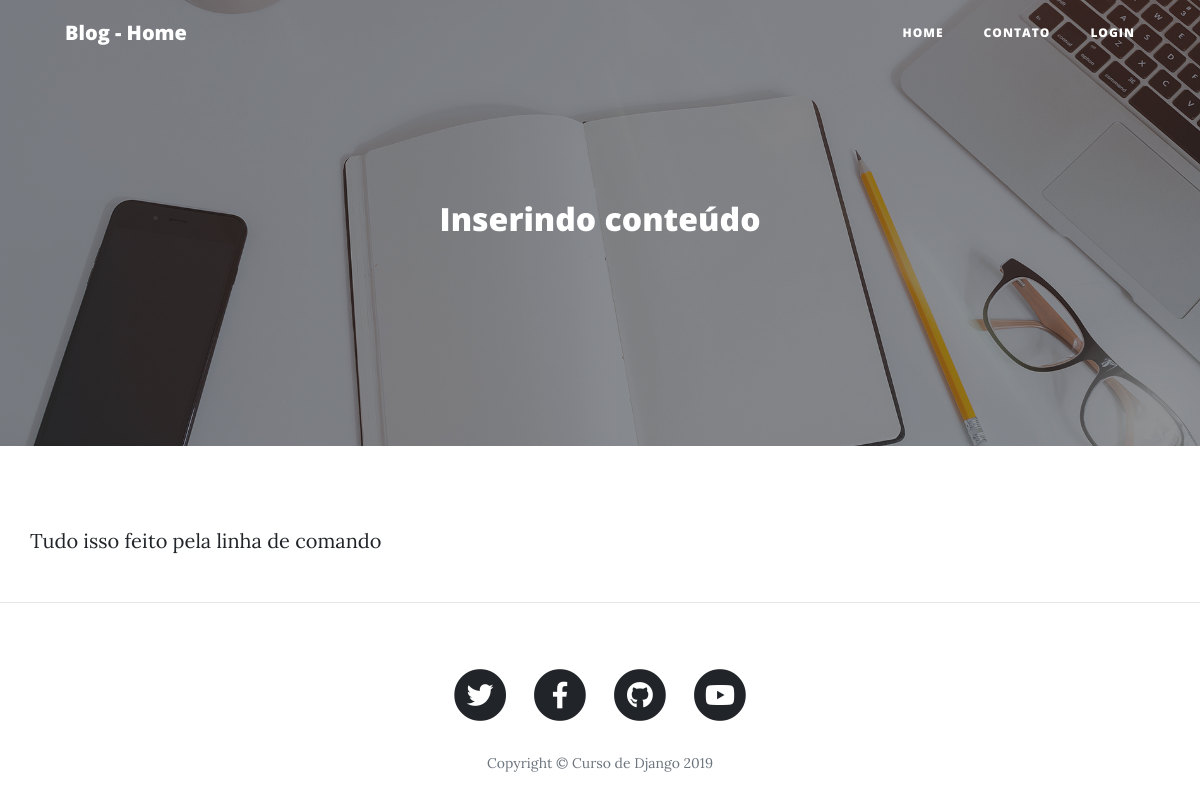
Page /post/inserindo-conteudo/ on the committed database.
### blog/models.py (models this page shows, shortened)
class Post(models.Model):
    STATUS = (
        ("rascunho", "Rascunho"),
        ("publicado", "Publicado")
        )
    titulo = models.CharField(max_length=250, verbose_name="Título")
    slug = models.SlugField(max_length=250)
    autor = models.ForeignKey(User, on_delete=models.CASCADE)
    conteudo = RichTextField(verbose_name="Conteúdo")
    publicado = models.DateTimeField(default=timezone.now)
    criado = models.DateTimeField(auto_now_add=True)
    alterado = models.DateTimeField(auto_now=True)
    status = models.CharField(max_length=10,
                            choices = STATUS, default="rascunho"
    )
    categoria = models.ManyToManyField(Category, related_name='get_posts' )
    imagem = models.ImageField(upload_to="blog", blank=True, null=True)
    objects = models.Manager()
    published = PublishedManager()
    class Meta:
        ordering= ("-publicado", )

### blog/views.py (the view)
# urls.py: path('post/<slug:slug>/', views.BlogDetailView.as_view(), name="post_detail"),
class BlogDetailView(DetailView):
    model = Post
    template_name = 'blog/post_detail.html'
    context_object_name = 'post_detail'

### social/processors.py (called while the page is built)
def cxt_social(request):
    cxt_dict = {}
    links = Link.objects.all()
    for link in links:
        cxt_dict[link.chave] = link.url
    return cxt_dict

### blog/templates/blog/post_detail.html (shortened to what this page needs)
{% extends 'base.html' %}
{% load static %}
{% block header %}
{% if object.imagem %}
<header class="masthead" style="background-image: url({{object.imagem.url}})">
{% else %}
<header class="masthead" style="background-image: url({% static 'img/home-bg.jpg' %})">
{% endif %}
  <div class="overlay"></div>
  <div class="container">
    <div class="row">
      <div class="col-lg-8 col-md-10 mx-auto">
        <div class="site-heading">
            <h2>{{ post_detail.titulo }}</h2>
        </div>
      </div>
    </div>
  </div>
</header>
{% endblock header %}
{% block content %}
    <div class="post-entry">
        <p>{{ post_detail.conteudo|safe}} </p>
    </div>
{% endblock content %}

### rows in the picture
Post: titulo "Inserindo conteúdo", conteudo "Tudo isso feito pela linha de comando"
